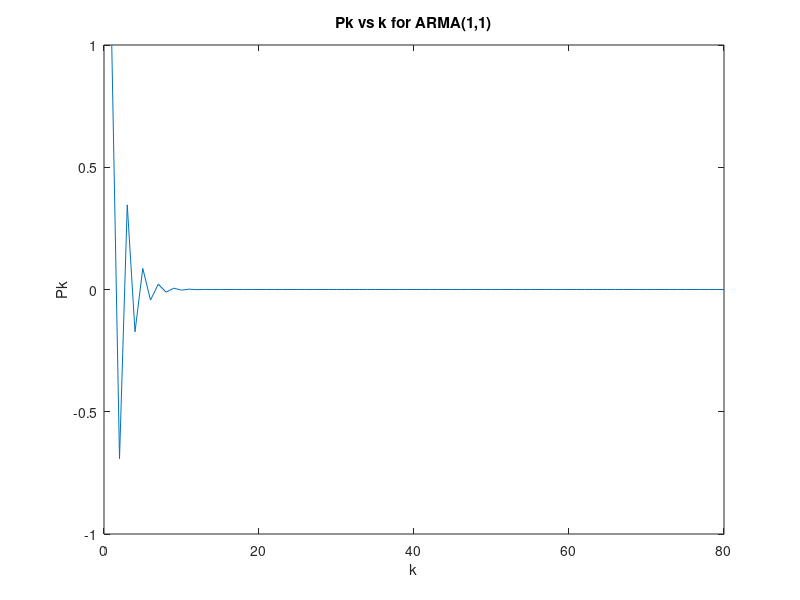
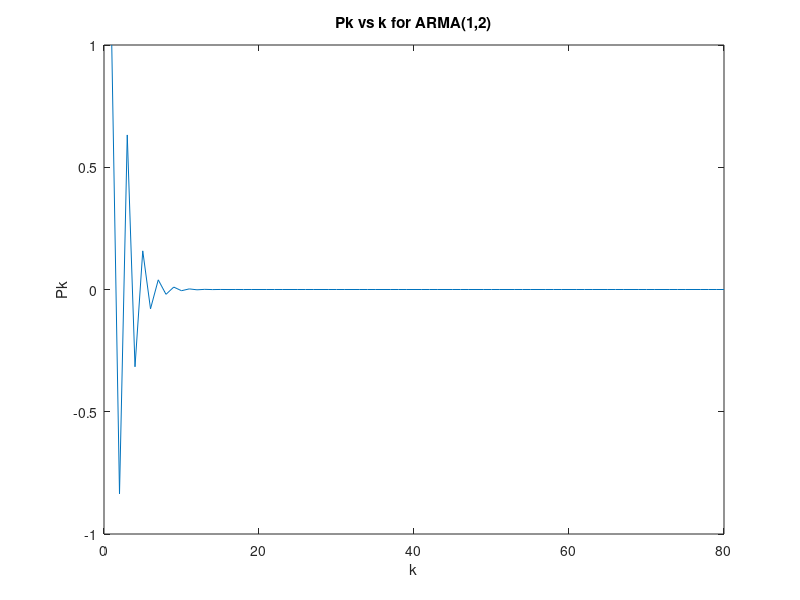
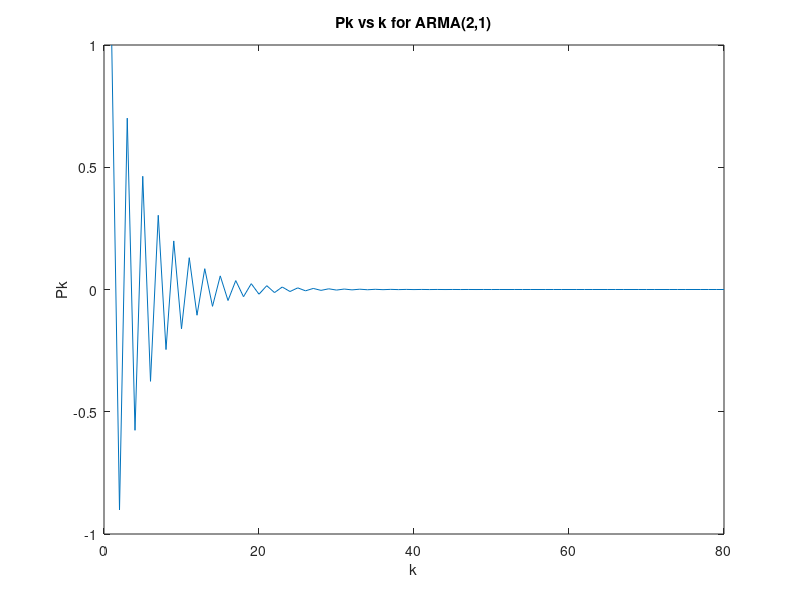
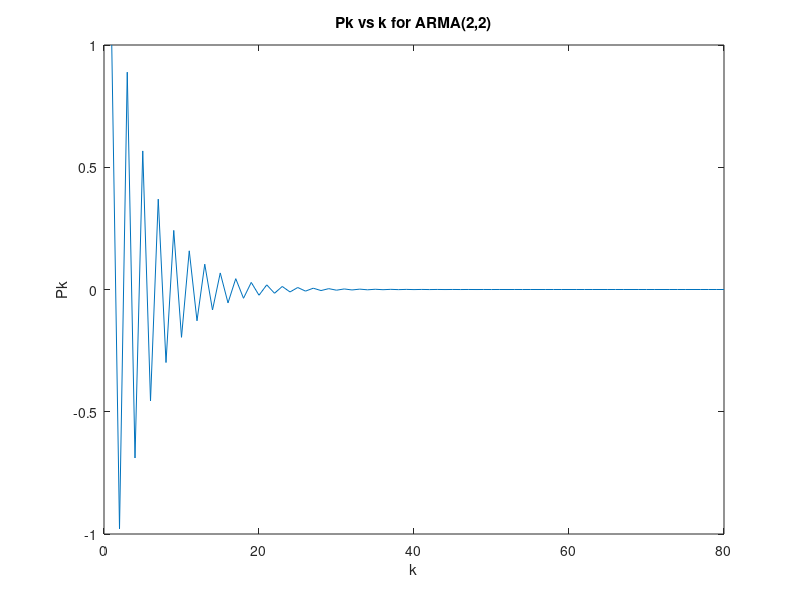

MATLAB code for these plots, in order:
function arma
n=80;
var = 0.4;
p1 = -0.5; % Value of phi1
p2 = 0.25; % Value of phi2
t1 = -0.4; % Value of theta 1
t2 = 0.6;  % Value of theta 2
for i=1:n
    x_axis(i)=i;
end
%%
% ARMA (1,1)
gamma11(1) = var*(1+(t1*t1)+(2*p1*t1))/(1-(p1*p1));
gamma11(2) = (var*(p1+t1)*(1+(p1*t1)))/(1-(p1*p1));
gamma11(3) = p1*gamma11(2);
rho11(1) = 1;
rho11(2) = gamma11(2)/gamma11(1);
rho11(3) = gamma11(3)/gamma11(1);
for j=4:n
    gamma11(j) = p1*gamma11(j-1);
    rho11(j) = p1*rho11(j-1);
end
figure(1);
plot(x_axis,rho11);
xlabel('k');
ylabel('Pk');
title('Pk vs k for ARMA(1,1)');
%%
% ARMA (1,2)
gamma12(1) = var*(1+(t1*t1)+(2*p1*t1)+(2*p1*p1*t2)+(2*p1*t1*t2))/(1-(p1*p1));
gamma12(2) = (p1*gamma12(1))+(t1*var)+(p1*t2*var)+(t1*t2*var);
gamma12(3) = (p1*gamma12(2))+(t2*var);
rho12(1) = 1;
rho12(2) = gamma12(2)/gamma12(1);
rho12(3) = gamma12(3)/gamma12(1);
for j=4:n
    gamma12(j) = p1*gamma12(j-1);
    rho12(j) = p1*rho12(j-1);
end
figure(2);
plot(x_axis,rho12);
xlabel('k');
ylabel('Pk');
title('Pk vs k for ARMA(1,2)');
%%
% ARMA (2,1)
gamma21(1) = var*(1+(t1*t1)+(2*p1*t1))/(1-(p1*p1)-(p2*p2));
gamma21(2) = ((p1*gamma21(1))+(t1*var))/(1-p2);

rho21(1) = 1;
rho21(2) = gamma21(2)/gamma21(1);
for j=3:n
    gamma21(j) = (p1*gamma21(j-1)) + (p2*gamma21(j-2));
    rho21(j) = (p1*rho21(j-1)) + (p2*rho21(j-2));
end
figure(3);
plot(x_axis,rho21);
xlabel('k');
ylabel('Pk');
title('Pk vs k for ARMA(2,1)');

%%
% ARMA (2,2)
gamma22(1) = (var*(1+(t1*t1)+(t2*t2)+(2*p1*t1)+(2*p2*t2)+(2*p1*p1*t2)+(2*p1*t1*t2)))/(1-(p1*p1)-(p2*p2));
gamma22(2) = ((p1*gamma22(1))+(t1*var)+(p1*t2*var)+(t1*t2*var))/(1-p2);
gamma22(3) = (p1*gamma22(2))+(p2*gamma22(1))+(t2*var);

rho22(1) = 1;
rho22(2) = gamma22(2)/gamma22(1);
rho22(3) = gamma22(3)/gamma22(1);
for j=4:n
    gamma22(j) = (p1*gamma22(j-1)) + (p2*gamma22(j-2));
    rho22(j) = (p1*rho22(j-1)) + (p2*rho22(j-2));
end
figure(4);
plot(x_axis,rho22);
xlabel('k');
ylabel('Pk');
title('Pk vs k for ARMA(2,2)');
end
